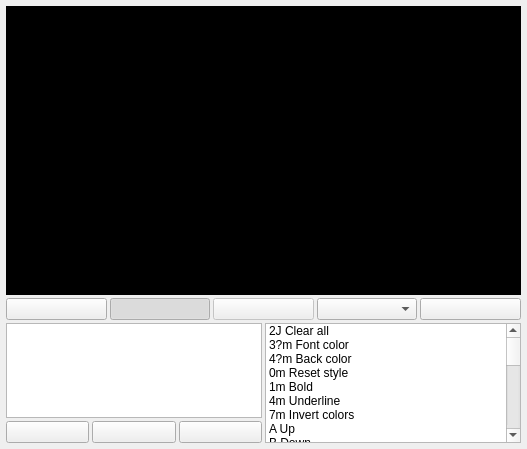
          <widget class="QWidget" name="tab_9">
           <attribute name="icon">
            <iconset resource="resources.qrc">
             <normaloff>:/images/icons/terminal.png</normaloff>:/images/icons/terminal.png</iconset>
           </attribute>
           <attribute name="title">
            <string/>
           </attribute>
           <layout class="QVBoxLayout" name="verticalLayout_17" stretch="100,1,1">
            <property name="spacing">
             <number>3</number>
            </property>
            <property name="leftMargin">
             <number>6</number>
            </property>
            <property name="topMargin">
             <number>6</number>
            </property>
            <property name="rightMargin">
             <number>6</number>
            </property>
            <property name="bottomMargin">
             <number>6</number>
            </property>
            <item>
             <widget class="MyTerminal" name="myTerminal">
              <property name="enabled">
               <bool>true</bool>
              </property>
              <property name="sizePolicy">
               <sizepolicy hsizetype="Preferred" vsizetype="Expanding">
                <horstretch>0</horstretch>
                <verstretch>0</verstretch>
               </sizepolicy>
              </property>
              <property name="minimumSize">
               <size>
                <width>260</width>
                <height>0</height>
               </size>
              </property>
              <property name="font">
               <font>
                <family>Courier New</family>
                <pointsize>18</pointsize>
               </font>
              </property>
              <property name="focusPolicy">
               <enum>Qt::NoFocus</enum>
              </property>
              <property name="contextMenuPolicy">
               <enum>Qt::NoContextMenu</enum>
              </property>
              <property name="toolTip">
               <string/>
              </property>
              <property name="autoFillBackground">
               <bool>false</bool>
              </property>
              <property name="styleSheet">
               <string notr="true">QTableWidget{
background-color: rgb(0, 0, 0);
alternate-background-color: rgb(170, 0, 0);
gridline-color: rgb(255, 255, 255);
padding:3px;
}</string>
              </property>
              <property name="verticalScrollBarPolicy">
               <enum>Qt::ScrollBarAlwaysOff</enum>
              </property>
              <property name="horizontalScrollBarPolicy">
               <enum>Qt::ScrollBarAsNeeded</enum>
              </property>
              <property name="sizeAdjustPolicy">
               <enum>QAbstractScrollArea::AdjustIgnored</enum>
              </property>
              <property name="autoScroll">
               <bool>false</bool>
              </property>
              <property name="editTriggers">
               <set>QAbstractItemView::NoEditTriggers</set>
              </property>
              <property name="tabKeyNavigation">
               <bool>false</bool>
              </property>
              <property name="showDropIndicator" stdset="0">
               <bool>false</bool>
              </property>
              <property name="dragEnabled">
               <bool>false</bool>
              </property>
              <property name="dragDropOverwriteMode">
               <bool>false</bool>
              </property>
              <property name="textElideMode">
               <enum>Qt::ElideNone</enum>
              </property>
              <property name="showGrid">
               <bool>false</bool>
              </property>
              <property name="gridStyle">
               <enum>Qt::DotLine</enum>
              </property>
              <property name="wordWrap">
               <bool>false</bool>
              </property>
              <property name="cornerButtonEnabled">
               <bool>false</bool>
              </property>
              <property name="rowCount">
               <number>1</number>
              </property>
              <property name="columnCount">
               <number>1</number>
              </property>
              <attribute name="horizontalHeaderVisible">
               <bool>false</bool>
              </attribute>
              <attribute name="horizontalHeaderMinimumSectionSize">
               <number>0</number>
              </attribute>
              <attribute name="horizontalHeaderDefaultSectionSize">
               <number>18</number>
              </attribute>
              <attribute name="horizontalHeaderHighlightSections">
               <bool>false</bool>
              </attribute>
              <attribute name="verticalHeaderVisible">
               <bool>false</bool>
              </attribute>
              <attribute name="verticalHeaderMinimumSectionSize">
               <number>0</number>
              </attribute>
              <attribute name="verticalHeaderDefaultSectionSize">
               <number>25</number>
              </attribute>
              <attribute name="verticalHeaderHighlightSections">
               <bool>false</bool>
              </attribute>
              <row/>
              <column/>
             </widget>
            </item>
            <item>
             <layout class="QHBoxLayout" name="horizontalLayout_34">
              <property name="spacing">
               <number>3</number>
              </property>
              <item>
               <widget class="QPushButton" name="pushButtonTerminalDebug">
                <property name="sizePolicy">
                 <sizepolicy hsizetype="Preferred" vsizetype="Preferred">
                  <horstretch>0</horstretch>
                  <verstretch>0</verstretch>
                 </sizepolicy>
                </property>
                <property name="toolTip">
                 <string>&lt;html&gt;&lt;head/&gt;&lt;body&gt;&lt;p&gt;Debug mode&lt;/p&gt;&lt;/body&gt;&lt;/html&gt;</string>
                </property>
                <property name="text">
                 <string/>
                </property>
                <property name="icon">
                 <iconset resource="resources.qrc">
                  <normaloff>:/images/icons/terminalDebug.png</normaloff>:/images/icons/terminalDebug.png</iconset>
                </property>
                <property name="iconSize">
                 <size>
                  <width>30</width>
                  <height>30</height>
                 </size>
                </property>
                <property name="checkable">
                 <bool>true</bool>
                </property>
               </widget>
              </item>
              <item>
               <widget class="QPushButton" name="pushButtonTerminalClickToSend">
                <property name="toolTip">
                 <string>&lt;html&gt;&lt;head/&gt;&lt;body&gt;&lt;p&gt;Click to send mode (for interactive menu)&lt;/p&gt;&lt;/body&gt;&lt;/html&gt;</string>
                </property>
                <property name="text">
                 <string/>
                </property>
                <property name="icon">
                 <iconset resource="resources.qrc">
                  <normaloff>:/images/icons/terminalClickToSend.png</normaloff>:/images/icons/terminalClickToSend.png</iconset>
                </property>
                <property name="iconSize">
                 <size>
                  <width>30</width>
                  <height>30</height>
                 </size>
                </property>
                <property name="checkable">
                 <bool>true</bool>
                </property>
                <property name="checked">
                 <bool>true</bool>
                </property>
               </widget>
              </item>
              <item>
               <widget class="QPushButton" name="pushButtonTerminalCopy">
                <property name="enabled">
                 <bool>false</bool>
                </property>
                <property name="toolTip">
                 <string>&lt;html&gt;&lt;head/&gt;&lt;body&gt;&lt;p&gt;Copy selection to clipboard (disable &quot;click to send&quot; to enable selecting and copying)&lt;/p&gt;&lt;/body&gt;&lt;/html&gt;</string>
                </property>
                <property name="text">
                 <string/>
                </property>
                <property name="icon">
                 <iconset resource="resources.qrc">
                  <normaloff>:/images/icons/copy.png</normaloff>:/images/icons/copy.png</iconset>
                </property>
                <property name="iconSize">
                 <size>
                  <width>30</width>
                  <height>30</height>
                 </size>
                </property>
               </widget>
              </item>
              <item>
               <widget class="QComboBox" name="comboBoxTerminalFont">
                <property name="sizePolicy">
                 <sizepolicy hsizetype="Preferred" vsizetype="Preferred">
                  <horstretch>0</horstretch>
                  <verstretch>0</verstretch>
                 </sizepolicy>
                </property>
                <property name="toolTip">
                 <string>Font size</string>
                </property>
                <property name="currentIndex">
                 <number>0</number>
                </property>
                <property name="iconSize">
                 <size>
                  <width>30</width>
                  <height>30</height>
                 </size>
                </property>
                <item>
                 <property name="text">
                  <string notr="true"/>
                 </property>
                 <property name="icon">
                  <iconset resource="resources.qrc">
                   <normaloff>:/images/icons/bigfont.png</normaloff>:/images/icons/bigfont.png</iconset>
                 </property>
                </item>
                <item>
                 <property name="text">
                  <string/>
                 </property>
                 <property name="icon">
                  <iconset resource="resources.qrc">
                   <normaloff>:/images/icons/smallfont.png</normaloff>:/images/icons/smallfont.png</iconset>
                 </property>
                </item>
               </widget>
              </item>
              <item>
               <widget class="QPushButton" name="pushButton">
                <property name="toolTip">
                 <string>Clear terminal</string>
                </property>
                <property name="text">
                 <string/>
                </property>
                <property name="icon">
                 <iconset resource="resources.qrc">
                  <normaloff>:/images/icons/clear.png</normaloff>:/images/icons/clear.png</iconset>
                </property>
                <property name="iconSize">
                 <size>
                  <width>30</width>
                  <height>30</height>
                 </size>
                </property>
               </widget>
              </item>
             </layout>
            </item>
            <item>
             <widget class="QFrame" name="frameTermanalDebug">
              <property name="minimumSize">
               <size>
                <width>0</width>
                <height>120</height>
               </size>
              </property>
              <property name="frameShape">
               <enum>QFrame::NoFrame</enum>
              </property>
              <property name="frameShadow">
               <enum>QFrame::Raised</enum>
              </property>
              <layout class="QGridLayout" name="gridLayout_16" rowstretch="100,1" columnstretch="1,1">
               <property name="leftMargin">
                <number>0</number>
               </property>
               <property name="topMargin">
                <number>0</number>
               </property>
               <property name="rightMargin">
                <number>0</number>
               </property>
               <property name="bottomMargin">
                <number>0</number>
               </property>
               <property name="spacing">
                <number>3</number>
               </property>
               <item row="1" column="0">
                <layout class="QHBoxLayout" name="horizontalLayout_12">
                 <property name="spacing">
                  <number>3</number>
                 </property>
                 <item>
                  <widget class="QPushButton" name="pushButtonTerminalInputClear">
                   <property name="sizePolicy">
                    <sizepolicy hsizetype="Preferred" vsizetype="Preferred">
                     <horstretch>0</horstretch>
                     <verstretch>0</verstretch>
                    </sizepolicy>
                   </property>
                   <property name="text">
                    <string/>
                   </property>
                   <property name="icon">
                    <iconset resource="resources.qrc">
                     <normaloff>:/images/icons/clear.png</normaloff>:/images/icons/clear.png</iconset>
                   </property>
                  </widget>
                 </item>
                 <item>
                  <widget class="QPushButton" name="pushButtonTerminalInputCopy">
                   <property name="sizePolicy">
                    <sizepolicy hsizetype="Preferred" vsizetype="Preferred">
                     <horstretch>0</horstretch>
                     <verstretch>0</verstretch>
                    </sizepolicy>
                   </property>
                   <property name="text">
                    <string/>
                   </property>
                   <property name="icon">
                    <iconset resource="resources.qrc">
                     <normaloff>:/images/icons/copy.png</normaloff>:/images/icons/copy.png</iconset>
                   </property>
                  </widget>
                 </item>
                 <item>
                  <widget class="QPushButton" name="pushButtonTerminalDebugSend">
                   <property name="text">
                    <string/>
                   </property>
                   <property name="icon">
                    <iconset resource="resources.qrc">
                     <normaloff>:/images/icons/send.png</normaloff>:/images/icons/send.png</iconset>
                   </property>
                  </widget>
                 </item>
                </layout>
               </item>
               <item row="0" column="1" rowspan="2">
                <widget class="QListWidget" name="listWidgetTerminalCodeList">
                 <property name="sizePolicy">
                  <sizepolicy hsizetype="Preferred" vsizetype="Expanding">
                   <horstretch>0</horstretch>
                   <verstretch>0</verstretch>
                  </sizepolicy>
                 </property>
                 <property name="minimumSize">
                  <size>
                   <width>0</width>
                   <height>0</height>
                  </size>
                 </property>
                 <item>
                  <property name="text">
                   <string>2J Clear all</string>
                  </property>
                 </item>
                 <item>
                  <property name="text">
                   <string>3?m Font color</string>
                  </property>
                 </item>
                 <item>
                  <property name="text">
                   <string>4?m Back color</string>
                  </property>
                 </item>
                 <item>
                  <property name="text">
                   <string>0m Reset style</string>
                  </property>
                 </item>
                 <item>
                  <property name="text">
                   <string>1m Bold</string>
                  </property>
                 </item>
                 <item>
                  <property name="text">
                   <string>4m Underline</string>
                  </property>
                 </item>
                 <item>
                  <property name="text">
                   <string>7m Invert colors</string>
                  </property>
                 </item>
                 <item>
                  <property name="text">
                   <string>A Up</string>
                  </property>
                 </item>
                 <item>
                  <property name="text">
                   <string>B Down</string>
                  </property>
                 </item>
                 <item>
                  <property name="text">
                   <string>C Right</string>
                  </property>
                 </item>
                 <item>
                  <property name="text">
                   <string>D Left</string>
                  </property>
                 </item>
                 <item>
                  <property name="text">
                   <string>0J Clear down</string>
                  </property>
                 </item>
                 <item>
                  <property name="text">
                   <string>1J Clear up</string>
                  </property>
                 </item>
                 <item>
                  <property name="text">
                   <string>2K Clear line</string>
                  </property>
                 </item>
                 <item>
                  <property name="text">
                   <string>0K Clear line left</string>
                  </property>
                 </item>
                 <item>
                  <property name="text">
                   <string>1K Clear line right</string>
                  </property>
                 </item>
                 <item>
                  <property name="text">
                   <string>E Line up</string>
                  </property>
                 </item>
                 <item>
                  <property name="text">
                   <string>F Line down</string>
                  </property>
                 </item>
                 <item>
                  <property name="text">
                   <string>s Save postition</string>
                  </property>
                 </item>
                 <item>
                  <property name="text">
                   <string>u Load position</string>
                  </property>
                 </item>
                 <item>
                  <property name="text">
                   <string>\n New line</string>
                  </property>
                 </item>
                 <item>
                  <property name="text">
                   <string>\r Carriage return</string>
                  </property>
                 </item>
                 <item>
                  <property name="text">
                   <string>\b Backspace</string>
                  </property>
                 </item>
                 <item>
                  <property name="text">
                   <string>\e Escape</string>
                  </property>
                 </item>
                 <item>
                  <property name="text">
                   <string>\a Bell</string>
                  </property>
                 </item>
                 <item>
                  <property name="text">
                   <string>\t Tabulator</string>
                  </property>
                 </item>
                </widget>
               </item>
               <item row="0" column="0">
                <widget class="QTextEdit" name="textEditTerminalDebug">
                 <property name="horizontalScrollBarPolicy">
                  <enum>Qt::ScrollBarAlwaysOff</enum>
                 </property>
                 <property name="acceptRichText">
                  <bool>false</bool>
                 </property>
                 <property name="textInteractionFlags">
                  <set>Qt::TextEditorInteraction</set>
                 </property>
                </widget>
               </item>
              </layout>
             </widget>
            </item>
           </layout>
          </widget>
